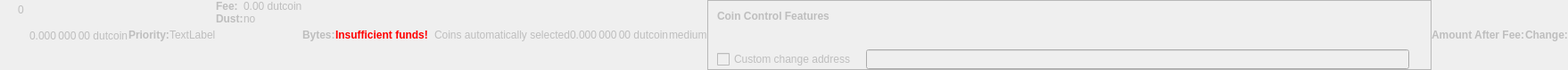
    <widget class="QWidget" name="dummyHideWidget" native="true">
     <property name="enabled">
      <bool>false</bool>
     </property>
     <property name="maximumSize">
      <size>
       <width>100</width>
       <height>22</height>
      </size>
     </property>
     <layout class="QHBoxLayout" name="dummyHideLayout">
      <property name="spacing">
       <number>0</number>
      </property>
      <property name="leftMargin">
       <number>0</number>
      </property>
      <property name="topMargin">
       <number>0</number>
      </property>
      <property name="rightMargin">
       <number>0</number>
      </property>
      <property name="bottomMargin">
       <number>0</number>
      </property>
      <item>
       <layout class="QFormLayout" name="formLayoutCoinControl1">
        <property name="horizontalSpacing">
         <number>10</number>
        </property>
        <property name="verticalSpacing">
         <number>14</number>
        </property>
        <property name="leftMargin">
         <number>10</number>
        </property>
        <property name="topMargin">
         <number>4</number>
        </property>
        <property name="rightMargin">
         <number>6</number>
        </property>
        <item row="0" column="1">
         <widget class="QLabel" name="labelCoinControlBytes">
          <property name="cursor">
           <cursorShape>IBeamCursor</cursorShape>
          </property>
          <property name="contextMenuPolicy">
           <enum>Qt::ActionsContextMenu</enum>
          </property>
          <property name="text">
           <string notr="true">0</string>
          </property>
          <property name="textInteractionFlags">
           <set>Qt::LinksAccessibleByMouse|Qt::TextSelectableByKeyboard|Qt::TextSelectableByMouse</set>
          </property>
         </widget>
        </item>
       </layout>
      </item>
      <item>
       <widget class="QLabel" name="labelCoinControlAfterFee">
        <property name="enabled">
         <bool>false</bool>
        </property>
        <property name="sizePolicy">
         <sizepolicy hsizetype="Fixed" vsizetype="Fixed">
          <horstretch>0</horstretch>
          <verstretch>0</verstretch>
         </sizepolicy>
        </property>
        <property name="minimumSize">
         <size>
          <width>111</width>
          <height>12</height>
         </size>
        </property>
        <property name="maximumSize">
         <size>
          <width>111</width>
          <height>12</height>
         </size>
        </property>
        <property name="cursor">
         <cursorShape>IBeamCursor</cursorShape>
        </property>
        <property name="contextMenuPolicy">
         <enum>Qt::ActionsContextMenu</enum>
        </property>
        <property name="text">
         <string notr="true">0.000 000 00 dutcoin</string>
        </property>
        <property name="textInteractionFlags">
         <set>Qt::LinksAccessibleByMouse|Qt::TextSelectableByKeyboard|Qt::TextSelectableByMouse</set>
        </property>
       </widget>
      </item>
      <item>
       <widget class="QLabel" name="labelCoinControlPriorityText">
        <property name="enabled">
         <bool>false</bool>
        </property>
        <property name="font">
         <font>
          <weight>75</weight>
          <bold>true</bold>
         </font>
        </property>
        <property name="text">
         <string>Priority:</string>
        </property>
       </widget>
      </item>
      <item>
       <layout class="QHBoxLayout" name="horizontalLayout">
        <item>
         <widget class="QLabel" name="WarningLabel">
          <property name="text">
           <string>TextLabel</string>
          </property>
         </widget>
        </item>
       </layout>
      </item>
      <item>
       <layout class="QFormLayout" name="formLayoutCoinControl3">
        <property name="horizontalSpacing">
         <number>0</number>
        </property>
        <property name="verticalSpacing">
         <number>0</number>
        </property>
        <property name="leftMargin">
         <number>0</number>
        </property>
        <property name="topMargin">
         <number>0</number>
        </property>
        <property name="rightMargin">
         <number>0</number>
        </property>
        <item row="0" column="0">
         <widget class="QLabel" name="labelCoinControlFeeText">
          <property name="enabled">
           <bool>false</bool>
          </property>
          <property name="font">
           <font>
            <weight>75</weight>
            <bold>true</bold>
           </font>
          </property>
          <property name="text">
           <string>Fee:</string>
          </property>
          <property name="margin">
           <number>0</number>
          </property>
         </widget>
        </item>
        <item row="0" column="1">
         <widget class="QLabel" name="labelCoinControlFee">
          <property name="enabled">
           <bool>false</bool>
          </property>
          <property name="cursor">
           <cursorShape>IBeamCursor</cursorShape>
          </property>
          <property name="contextMenuPolicy">
           <enum>Qt::ActionsContextMenu</enum>
          </property>
          <property name="text">
           <string notr="true">0.00 dutcoin</string>
          </property>
          <property name="textInteractionFlags">
           <set>Qt::LinksAccessibleByMouse|Qt::TextSelectableByKeyboard|Qt::TextSelectableByMouse</set>
          </property>
         </widget>
        </item>
        <item row="1" column="0">
         <widget class="QLabel" name="labelCoinControlLowOutputText">
          <property name="enabled">
           <bool>false</bool>
          </property>
          <property name="font">
           <font>
            <weight>75</weight>
            <bold>true</bold>
           </font>
          </property>
          <property name="text">
           <string>Dust:</string>
          </property>
         </widget>
        </item>
        <item row="1" column="1">
         <widget class="QLabel" name="labelCoinControlLowOutput">
          <property name="enabled">
           <bool>false</bool>
          </property>
          <property name="cursor">
           <cursorShape>IBeamCursor</cursorShape>
          </property>
          <property name="contextMenuPolicy">
           <enum>Qt::ActionsContextMenu</enum>
          </property>
          <property name="text">
           <string>no</string>
          </property>
          <property name="textInteractionFlags">
           <set>Qt::LinksAccessibleByMouse|Qt::TextSelectableByKeyboard|Qt::TextSelectableByMouse</set>
          </property>
         </widget>
        </item>
       </layout>
      </item>
      <item>
       <widget class="QLabel" name="labelCoinControlBytesText">
        <property name="enabled">
         <bool>false</bool>
        </property>
        <property name="font">
         <font>
          <weight>75</weight>
          <bold>true</bold>
         </font>
        </property>
        <property name="text">
         <string>Bytes:</string>
        </property>
       </widget>
      </item>
      <item>
       <layout class="QFormLayout" name="formLayoutCoinControl2">
        <property name="horizontalSpacing">
         <number>0</number>
        </property>
        <property name="verticalSpacing">
         <number>0</number>
        </property>
        <property name="leftMargin">
         <number>0</number>
        </property>
        <property name="topMargin">
         <number>0</number>
        </property>
        <property name="rightMargin">
         <number>0</number>
        </property>
       </layout>
      </item>
      <item>
       <layout class="QHBoxLayout" name="horizontalLayoutCoinControl2">
        <property name="spacing">
         <number>0</number>
        </property>
        <property name="bottomMargin">
         <number>0</number>
        </property>
       </layout>
      </item>
      <item>
       <widget class="QLabel" name="labelCoinControlInsuffFunds">
        <property name="enabled">
         <bool>false</bool>
        </property>
        <property name="minimumSize">
         <size>
          <width>0</width>
          <height>0</height>
         </size>
        </property>
        <property name="font">
         <font>
          <weight>75</weight>
          <bold>true</bold>
         </font>
        </property>
        <property name="styleSheet">
         <string notr="true">color:red;font-weight:bold;</string>
        </property>
        <property name="text">
         <string>Insufficient funds!</string>
        </property>
        <property name="margin">
         <number>5</number>
        </property>
       </widget>
      </item>
      <item>
       <layout class="QFormLayout" name="formLayoutCoinControl4">
        <property name="horizontalSpacing">
         <number>0</number>
        </property>
        <property name="verticalSpacing">
         <number>0</number>
        </property>
        <property name="leftMargin">
         <number>0</number>
        </property>
        <property name="topMargin">
         <number>0</number>
        </property>
        <property name="rightMargin">
         <number>0</number>
        </property>
       </layout>
      </item>
      <item>
       <widget class="QLabel" name="labelCoinControlChangeLabel">
        <property name="enabled">
         <bool>false</bool>
        </property>
        <property name="sizePolicy">
         <sizepolicy hsizetype="Preferred" vsizetype="Expanding">
          <horstretch>0</horstretch>
          <verstretch>0</verstretch>
         </sizepolicy>
        </property>
        <property name="minimumSize">
         <size>
          <width>0</width>
          <height>0</height>
         </size>
        </property>
        <property name="text">
         <string/>
        </property>
        <property name="margin">
         <number>3</number>
        </property>
       </widget>
      </item>
      <item>
       <widget class="QLabel" name="labelCoinControlAutomaticallySelected">
        <property name="enabled">
         <bool>false</bool>
        </property>
        <property name="sizePolicy">
         <sizepolicy hsizetype="Fixed" vsizetype="Fixed">
          <horstretch>0</horstretch>
          <verstretch>0</verstretch>
         </sizepolicy>
        </property>
        <property name="minimumSize">
         <size>
          <width>0</width>
          <height>0</height>
         </size>
        </property>
        <property name="maximumSize">
         <size>
          <width>240</width>
          <height>16777215</height>
         </size>
        </property>
        <property name="text">
         <string>Coins automatically selected</string>
        </property>
        <property name="margin">
         <number>5</number>
        </property>
       </widget>
      </item>
      <item>
       <widget class="QLabel" name="labelCoinControlChange">
        <property name="enabled">
         <bool>false</bool>
        </property>
        <property name="sizePolicy">
         <sizepolicy hsizetype="Fixed" vsizetype="Fixed">
          <horstretch>0</horstretch>
          <verstretch>0</verstretch>
         </sizepolicy>
        </property>
        <property name="minimumSize">
         <size>
          <width>111</width>
          <height>0</height>
         </size>
        </property>
        <property name="maximumSize">
         <size>
          <width>111</width>
          <height>16777215</height>
         </size>
        </property>
        <property name="cursor">
         <cursorShape>IBeamCursor</cursorShape>
        </property>
        <property name="contextMenuPolicy">
         <enum>Qt::ActionsContextMenu</enum>
        </property>
        <property name="text">
         <string notr="true">0.000 000 00 dutcoin</string>
        </property>
        <property name="textInteractionFlags">
         <set>Qt::LinksAccessibleByMouse|Qt::TextSelectableByKeyboard|Qt::TextSelectableByMouse</set>
        </property>
       </widget>
      </item>
      <item>
       <widget class="QLabel" name="labelCoinControlPriority">
        <property name="enabled">
         <bool>false</bool>
        </property>
        <property name="cursor">
         <cursorShape>IBeamCursor</cursorShape>
        </property>
        <property name="contextMenuPolicy">
         <enum>Qt::ActionsContextMenu</enum>
        </property>
        <property name="text">
         <string>medium</string>
        </property>
        <property name="textInteractionFlags">
         <set>Qt::LinksAccessibleByMouse|Qt::TextSelectableByKeyboard|Qt::TextSelectableByMouse</set>
        </property>
       </widget>
      </item>
      <item>
       <widget class="QFrame" name="frameCoinControl">
        <property name="sizePolicy">
         <sizepolicy hsizetype="Expanding" vsizetype="Expanding">
          <horstretch>0</horstretch>
          <verstretch>0</verstretch>
         </sizepolicy>
        </property>
        <property name="maximumSize">
         <size>
          <width>16777215</width>
          <height>16777215</height>
         </size>
        </property>
        <property name="frameShape">
         <enum>QFrame::StyledPanel</enum>
        </property>
        <property name="frameShadow">
         <enum>QFrame::Sunken</enum>
        </property>
        <layout class="QVBoxLayout" name="verticalLayoutCoinControl2_2">
         <property name="spacing">
          <number>0</number>
         </property>
         <property name="leftMargin">
          <number>0</number>
         </property>
         <property name="topMargin">
          <number>0</number>
         </property>
         <property name="rightMargin">
          <number>0</number>
         </property>
         <property name="bottomMargin">
          <number>0</number>
         </property>
         <item>
          <layout class="QVBoxLayout" name="verticalLayoutCoinControl" stretch="0,0,0,1">
           <property name="spacing">
            <number>0</number>
           </property>
           <property name="leftMargin">
            <number>10</number>
           </property>
           <property name="topMargin">
            <number>10</number>
           </property>
           <item>
            <layout class="QHBoxLayout" name="horizontalLayoutCoinControl1">
             <property name="bottomMargin">
              <number>15</number>
             </property>
             <item>
              <widget class="QLabel" name="labelCoinControlFeatures">
               <property name="enabled">
                <bool>false</bool>
               </property>
               <property name="sizePolicy">
                <sizepolicy hsizetype="Preferred" vsizetype="Maximum">
                 <horstretch>0</horstretch>
                 <verstretch>0</verstretch>
                </sizepolicy>
               </property>
               <property name="font">
                <font>
                 <weight>75</weight>
                 <bold>true</bold>
                </font>
               </property>
               <property name="styleSheet">
                <string notr="true">font-weight:bold;</string>
               </property>
               <property name="text">
                <string>Coin Control Features</string>
               </property>
              </widget>
             </item>
            </layout>
           </item>
           <item>
            <widget class="QWidget" name="widgetCoinControl" native="true">
             <property name="sizePolicy">
              <sizepolicy hsizetype="Preferred" vsizetype="Preferred">
               <horstretch>0</horstretch>
               <verstretch>0</verstretch>
              </sizepolicy>
             </property>
             <property name="minimumSize">
              <size>
               <width>0</width>
               <height>0</height>
              </size>
             </property>
             <property name="styleSheet">
              <string notr="true"/>
             </property>
             <layout class="QHBoxLayout" name="horizontalLayoutCoinControl5_2">
              <property name="leftMargin">
               <number>0</number>
              </property>
              <property name="topMargin">
               <number>0</number>
              </property>
              <property name="rightMargin">
               <number>0</number>
              </property>
              <property name="bottomMargin">
               <number>0</number>
              </property>
              <item>
               <layout class="QHBoxLayout" name="horizontalLayoutCoinControl3">
                <property name="spacing">
                 <number>20</number>
                </property>
                <property name="topMargin">
                 <number>0</number>
                </property>
                <property name="bottomMargin">
                 <number>10</number>
                </property>
               </layout>
              </item>
             </layout>
            </widget>
           </item>
           <item>
            <layout class="QHBoxLayout" name="horizontalLayoutCoinControl4" stretch="0,0,0">
             <property name="spacing">
              <number>12</number>
             </property>
             <property name="sizeConstraint">
              <enum>QLayout::SetDefaultConstraint</enum>
             </property>
             <property name="topMargin">
              <number>5</number>
             </property>
             <property name="rightMargin">
              <number>5</number>
             </property>
             <item>
              <widget class="QCheckBox" name="checkBoxCoinControlChange">
               <property name="enabled">
                <bool>false</bool>
               </property>
               <property name="toolTip">
                <string>If this is activated, but the change address is empty or invalid, change will be sent to a newly generated address.</string>
               </property>
               <property name="text">
                <string>Custom change address</string>
               </property>
              </widget>
             </item>
             <item>
              <widget class="QValidatedLineEdit" name="lineEditCoinControlChange">
               <property name="enabled">
                <bool>false</bool>
               </property>
               <property name="sizePolicy">
                <sizepolicy hsizetype="Expanding" vsizetype="Fixed">
                 <horstretch>0</horstretch>
                 <verstretch>0</verstretch>
                </sizepolicy>
               </property>
              </widget>
             </item>
             <item>
              <widget class="QLabel" name="labelCoinControlChangeLabel_2">
               <property name="sizePolicy">
                <sizepolicy hsizetype="Preferred" vsizetype="Expanding">
                 <horstretch>0</horstretch>
                 <verstretch>0</verstretch>
                </sizepolicy>
               </property>
               <property name="minimumSize">
                <size>
                 <width>0</width>
                 <height>0</height>
                </size>
               </property>
               <property name="text">
                <string/>
               </property>
               <property name="margin">
                <number>3</number>
               </property>
              </widget>
             </item>
            </layout>
           </item>
           <item>
            <spacer name="verticalSpacerCoinControl">
             <property name="orientation">
              <enum>Qt::Vertical</enum>
             </property>
             <property name="sizeHint" stdset="0">
              <size>
               <width>800</width>
               <height>1</height>
              </size>
             </property>
            </spacer>
           </item>
          </layout>
         </item>
        </layout>
       </widget>
      </item>
      <item>
       <widget class="QLabel" name="labelCoinControlAfterFeeText">
        <property name="enabled">
         <bool>false</bool>
        </property>
        <property name="minimumSize">
         <size>
          <width>0</width>
          <height>0</height>
         </size>
        </property>
        <property name="maximumSize">
         <size>
          <width>16777215</width>
          <height>16777215</height>
         </size>
        </property>
        <property name="font">
         <font>
          <weight>75</weight>
          <bold>true</bold>
         </font>
        </property>
        <property name="text">
         <string>Amount After Fee:</string>
        </property>
        <property name="alignment">
         <set>Qt::AlignLeading|Qt::AlignLeft|Qt::AlignVCenter</set>
        </property>
        <property name="margin">
         <number>0</number>
        </property>
       </widget>
      </item>
      <item>
       <widget class="QLabel" name="labelCoinControlChangeText">
        <property name="enabled">
         <bool>false</bool>
        </property>
        <property name="sizePolicy">
         <sizepolicy hsizetype="Preferred" vsizetype="Preferred">
          <horstretch>0</horstretch>
          <verstretch>0</verstretch>
         </sizepolicy>
        </property>
        <property name="minimumSize">
         <size>
          <width>0</width>
          <height>0</height>
         </size>
        </property>
        <property name="maximumSize">
         <size>
          <width>16777215</width>
          <height>16777215</height>
         </size>
        </property>
        <property name="font">
         <font>
          <weight>75</weight>
          <bold>true</bold>
         </font>
        </property>
        <property name="text">
         <string>Change:</string>
        </property>
        <property name="alignment">
         <set>Qt::AlignLeading|Qt::AlignLeft|Qt::AlignVCenter</set>
        </property>
       </widget>
      </item>
     </layout>
    </widget>
